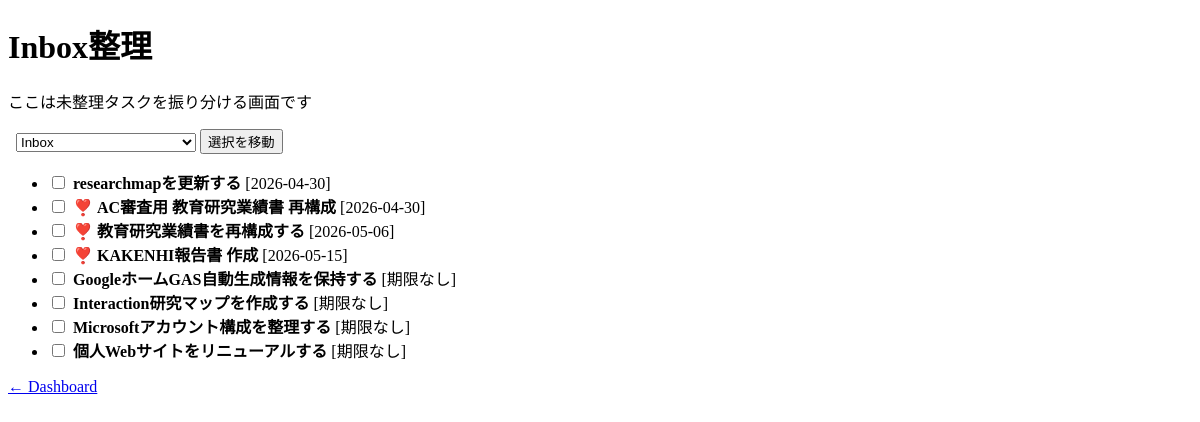
Page /inbox on the earlier database version.
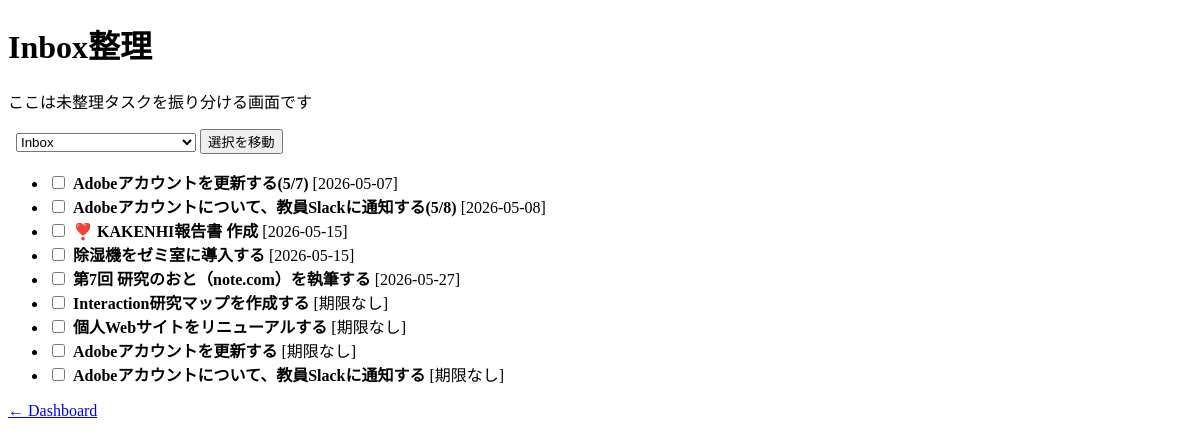
Same page on the later database version.
### tables this page shows
CREATE TABLE tasks (
            id INTEGER PRIMARY KEY AUTOINCREMENT,
            title TEXT,
            status TEXT,
            deadline TEXT,
            original_deadline TEXT,
            project_id INTEGER,
            student_id INTEGER,
            priority TEXT DEFAULT 'medium',
            sync_key TEXT,
            source_type TEXT,
            source_updated_at TEXT,
            archived INTEGER DEFAULT 0
        , source_url TEXT, scrapbox_url TEXT);

### flask_app.py (the view)
@app.route("/inbox")
def inbox_view():
    conn = get_db()
    c = conn.cursor()
    inbox = fetch_inbox_project(c)
    if not inbox:
        conn.close()
        return "Inbox not found"
    tasks = apply_format(fetch_inbox_tasks(c, inbox["id"]))
    projects = fetch_all_projects(c)
    conn.close()
    return render_template("inbox_review.html", tasks=tasks, projects=projects)

### db.py (called while the page is built)
def get_db():
    conn = sqlite3.connect(DB_PATH, timeout=5, check_same_thread=False)
    conn.row_factory = sqlite3.Row
    conn.execute("PRAGMA journal_mode=WAL;")
    conn.execute("PRAGMA busy_timeout=5000;")
    return conn

def fetch_all_projects(cursor):
    return cursor.execute("SELECT * FROM projects").fetchall()

def fetch_inbox_project(cursor):
    return cursor.execute("SELECT id FROM projects WHERE name='Inbox' LIMIT 1").fetchone()

def fetch_inbox_tasks(cursor, inbox_id):
    return cursor.execute(
        """
        SELECT tasks.id, tasks.title, tasks.deadline, tasks.priority
        FROM tasks
        WHERE project_id=? AND tasks.status != 'done'
        ORDER BY tasks.deadline IS NULL, tasks.deadline
    """,
        (inbox_id,),
    ).fetchall()

### flask_app.py (called while the page is built)
@app.context_processor
def inject_scrapbox_helpers():
    return {
        "scrapbox_page_url": scrapbox_page_url,
        "scrapbox_project_page_url": scrapbox_project_page_url,
        "scrapbox_base_url": f"https://scrapbox.io/{SCRAPBOX_PROJECT}/",
    }

### templates/inbox_review.html (shortened to what this page needs)
<!doctype html>
<html>
  <head>
  </head>
  <body>
    {% from "components/task_item.html" import bulk_project_move_form, task_bulk_move_checkbox with context %}
    <h1>Inbox整理</h1>
    <p>ここは未整理タスクを振り分ける画面です</p>
    {{ bulk_project_move_form("inboxBulkMove", projects) }}
    <ul>
      {% for t in tasks %}
        <li>
          {{ task_bulk_move_checkbox(t, "inboxBulkMove") }}
          {% if t["priority"] == "high" %}❣️{% endif %}
          <b>{{ t["title"] }}</b>
          {% if t["deadline"] %}
            [{{ t["deadline"] }}]
          {% else %}
            [期限なし]
          {% endif %}
        </li>
      {% endfor %}
    </ul>
    <a href="/">← Dashboard</a>
  </body>
</html>

### templates/components/task_item.html (shortened to what this page needs)
{% macro bulk_project_move_form(form_id, projects=none, current_project_id=none) %}
{% if projects %}
<form id="{{ form_id }}" action="/move_tasks" method="post" style="display:inline; margin-left:8px;">
  <select name="project_id" style="max-width:180px;">
    {% for p in projects %}
    <option value="{{ p['id'] }}" {% if current_project_id and p["id"]==current_project_id %}selected{% endif %}>
      {{ p["name"] }}
    </option>
    {% endfor %}
  </select>
  <button type="submit">選択を移動</button>
</form>
{% endif %}
{% endmacro %}
{% macro task_bulk_move_checkbox(t, form_id=none) %}
{% if form_id %}
<input type="checkbox" name="task_ids" value="{{ task_id_value(t)|trim }}" form="{{ form_id }}" title="一括移動で選択"
  style="margin-right:4px;" />
{% endif %}
{% endmacro %}

Differences in the rows shown:
no longer on this page (row edited): tasks: title "researchmapを更新する", deadline "2026-04-30"
no longer on this page (row edited): tasks: title "AC審査用 教育研究業績書 再構成", deadline "2026-04-30"
no longer on this page (row edited): tasks: title "教育研究業績書を再構成する", deadline "2026-05-06"
no longer on this page (row edited): tasks: title "GoogleホームGAS自動生成情報を保持する", shows "[期限なし]"
no longer on this page (row edited): tasks: title "Microsoftアカウント構成を整理する", shows "[期限なし]"
added tasks: title "Adobeアカウントを更新する(5/7)", deadline "2026-05-07"
added tasks: title "Adobeアカウントについて、教員Slackに通知する(5/8)", deadline "2026-05-08"
added tasks: title "除湿機をゼミ室に導入する", deadline "2026-05-15"
added tasks: title "第7回 研究のおと（note.com）を執筆する", deadline "2026-05-27"
added tasks: title "Adobeアカウントを更新する", shows "[期限なし]"
added tasks: title "Adobeアカウントについて、教員Slackに通知する", shows "[期限なし]"
